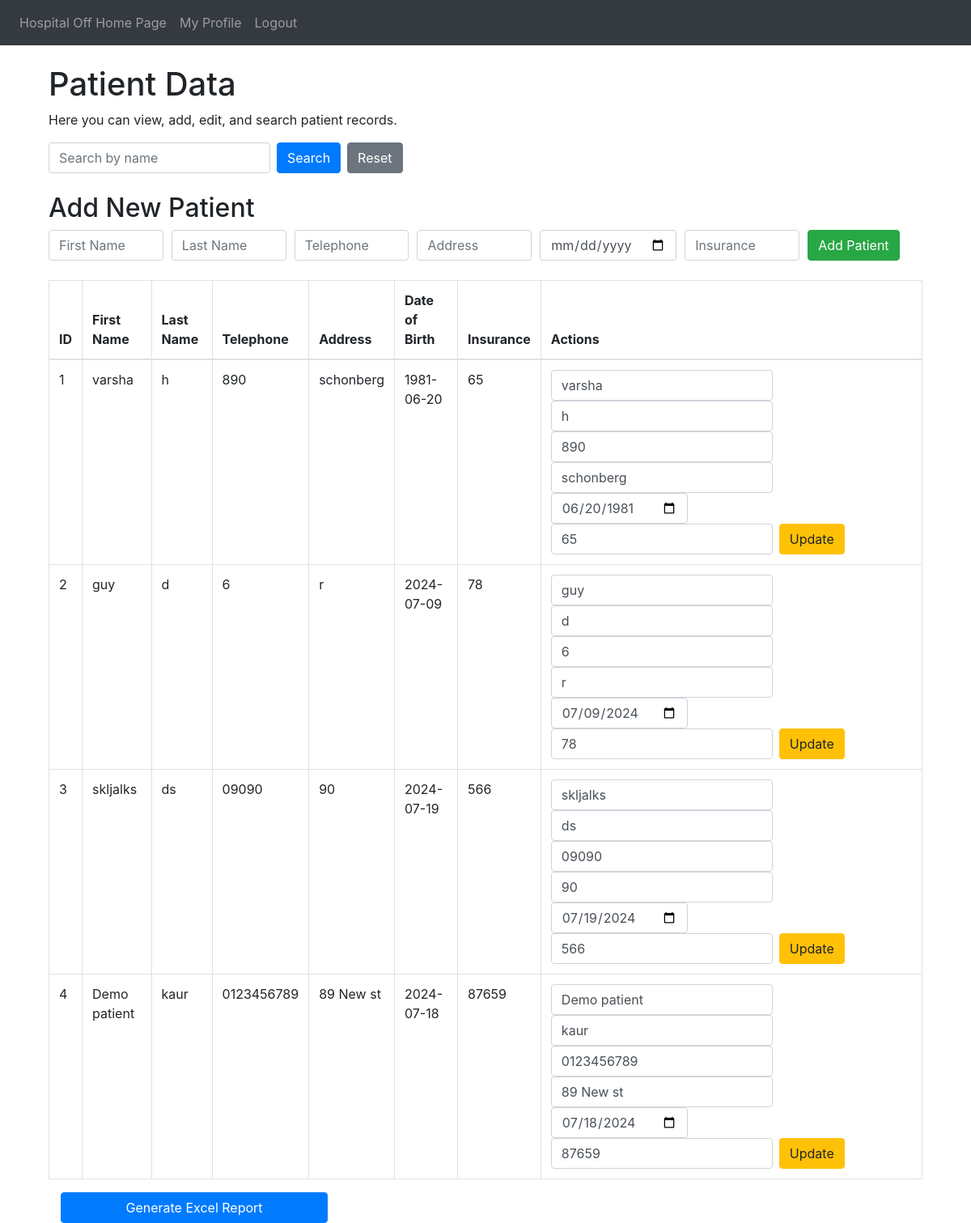
The page /hospital_official/view_patient_data (signed in) on the database its author committed.
### website/models.py (models this page shows)
class Patient(db.Model):
    patient_id = db.Column(db.Integer, primary_key=True, autoincrement=True)
    user_id = db.Column(db.Integer, db.ForeignKey('user.id'), nullable=False)
    patient_first_name = db.Column(db.String(50), nullable=False)
    patient_last_name = db.Column(db.String(50), nullable=False)
    patient_telephone = db.Column(db.String(50), nullable=False)
    patient_address = db.Column(db.String(50), nullable=False)
    patient_date = db.Column(db.Date, nullable=False)
    patient_insurance = db.Column(db.Integer, nullable=False)

### website/views.py (the view)
@hospital_official.route('/view_patient_data', methods=['GET', 'POST'])
@login_required
def view_patient_data():
    if request.method == 'POST':
        if 'search' in request.form:
            search_term = request.form['search']
            if search_term.strip():
                patients = Patient.query.filter(
                    Patient.patient_first_name.like(f'%{search_term}%') |
                    Patient.patient_last_name.like(f'%{search_term}%')
                ).all()
            else:
                patients = Patient.query.all()
        elif 'add_patient' in request.form:
            first_name = request.form['first_name']
            last_name = request.form['last_name']
            telephone = request.form['telephone']
            address = request.form['address']
            dob = datetime.strptime(request.form['dob'], '%Y-%m-%d').date()
            insurance = request.form['insurance']
            new_patient = Patient(user_id=current_user.id,
                                  patient_first_name=first_name,
                                  patient_last_name=last_name,
                                  patient_telephone=telephone,
                                  patient_address=address,
                                  patient_date=dob,
                                  patient_insurance=insurance)
            db.session.add(new_patient)
            db.session.commit()
            flash('New patient added successfully!', category='success')
            return redirect(url_for('hospital_official.view_patient_data'))
    else:
        patients = Patient.query.all()
    return render_template("view_patient_data.html", user=current_user, patients=patients)

### website/templates/view_patient_data.html
{% extends 'base.html' %}
{% block content %}
<div class="container mt-4">
    <h1>Patient Data</h1>
    <p>Here you can view, add, edit, and search patient records.</p>
    <form method="POST" class="form-inline mb-4">
        <input type="text" name="search" class="form-control mr-2" placeholder="Search by name">
        <button type="submit" class="btn btn-primary" name="search_button">Search</button>
        <a href="{{ url_for('hospital_official.view_patient_data') }}" class="btn btn-secondary ml-2">Reset</a>
    </form>
    <form method="POST" class="mb-4">
        <h2>Add New Patient</h2>
        <div class="form-row">
            <div class="col">
                <input type="text" name="first_name" class="form-control" placeholder="First Name" required>
            </div>
            <div class="col">
                <input type="text" name="last_name" class="form-control" placeholder="Last Name" required>
            </div>
            <div class="col">
                <input type="text" name="telephone" class="form-control" placeholder="Telephone" required>
            </div>
            <div class="col">
                <input type="text" name="address" class="form-control" placeholder="Address" required>
            </div>
            <div class="col">
                <input type="date" name="dob" class="form-control" placeholder="Date of Birth" required>
            </div>
            <div class="col">
                <input type="number" name="insurance" class="form-control" placeholder="Insurance" required>
            </div>
            <div class="col">
                <button type="submit" class="btn btn-success" name="add_patient">Add Patient</button>
            </div>
        </div>
    </form>
    <table class="table table-bordered">
        <thead>
            <tr>
                <th>ID</th>
                <th>First Name</th>
                <th>Last Name</th>
                <th>Telephone</th>
                <th>Address</th>
                <th>Date of Birth</th>
                <th>Insurance</th>
                <th>Actions</th>
            </tr>
        </thead>
        <tbody>
            {% for patient in patients %}
            <tr>
                <td>{{ patient.patient_id }}</td>
                <td>{{ patient.patient_first_name }}</td>
                <td>{{ patient.patient_last_name }}</td>
                <td>{{ patient.patient_telephone }}</td>
                <td>{{ patient.patient_address }}</td>
                <td>{{ patient.patient_date }}</td>
                <td>{{ patient.patient_insurance }}</td>
                <td>
                    <form method="POST" action="{{ url_for('hospital_official.edit_patient_data', patient_id=patient.patient_id) }}" class="form-inline">
                        <input type="text" name="first_name" class="form-control mr-2" value="{{ patient.patient_first_name }}" required>
                        <input type="text" name="last_name" class="form-control mr-2" value="{{ patient.patient_last_name }}" required>
                        <input type="text" name="telephone" class="form-control mr-2" value="{{ patient.patient_telephone }}" required>
                        <input type="text" name="address" class="form-control mr-2" value="{{ patient.patient_address }}" required>
                        <input type="date" name="dob" class="form-control mr-2" value="{{ patient.patient_date }}" required>
                        <input type="number" name="insurance" class="form-control mr-2" value="{{ patient.patient_insurance }}" required>
                        <button type="submit" class="btn btn-warning">Update</button>
                    </form>
                </td>
            </tr>
            {% endfor %}
        </tbody>
    </table>
    {% if user.user_role in ['hospital_off', 'admin', 'User'] %}
    <div class="col-md-4">
        <form action="{{ url_for('views.generate_excel_report') }}" method="get">
            <button type="submit" class="btn btn-primary btn-block">Generate Excel Report</button>
        </form>
    </div>
    {% endif %}
</div>
{% endblock %}

### rows shown on the page
Patient: patient_id "1", patient_first_name "varsha", patient_last_name "h", patient_telephone "890", patient_address "schonberg", patient_date "1981-06-20", patient_insurance "65", first_name "varsha", last_name "h", telephone "890", address "schonberg", dob "06/20/1981", insurance "65"
Patient: patient_id "2", patient_first_name "guy", patient_last_name "d", patient_telephone "6", patient_address "r", patient_date "2024-07-09", patient_insurance "78", first_name "guy", last_name "d", telephone "6", address "r", dob "07/09/2024", insurance "78"
Patient: patient_id "3", patient_first_name "skljalks", patient_last_name "ds", patient_telephone "09090", patient_address "90", patient_date "2024-07-19", patient_insurance "566", first_name "skljalks", last_name "ds", telephone "09090", address "90", dob "07/19/2024", insurance "566"
Patient: patient_id "4", patient_first_name "Demo patient", patient_last_name "kaur", patient_telephone "0123456789", patient_address "89 New st", patient_date "2024-07-18", patient_insurance "87659", first_name "Demo patient", last_name "kaur", telephone "0123456789", address "89 New st", dob "07/18/2024", insurance "87659"
